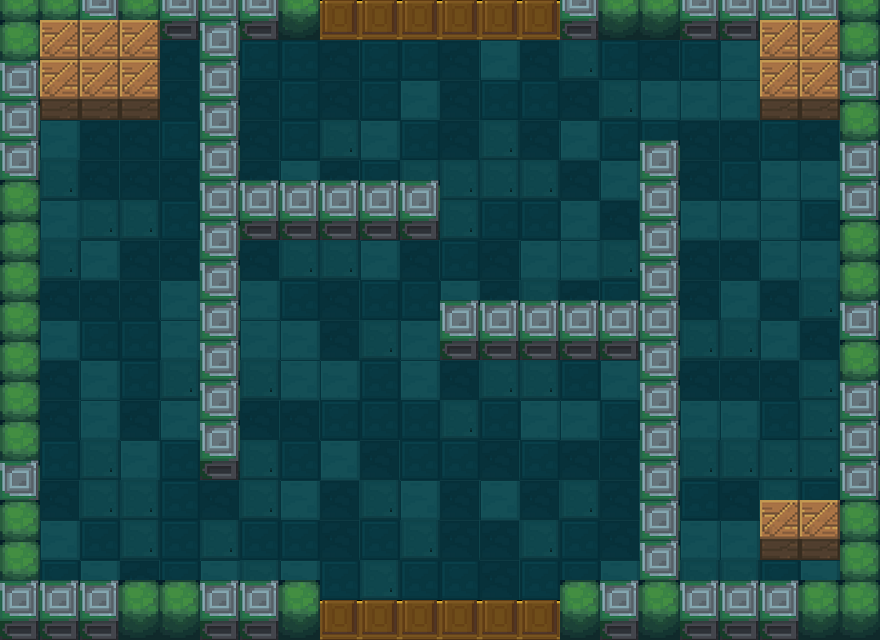

This is a level from a 2D game, rendered from its Tiled map with the project's own tilesets. A one-line summary and the map file follow, with tile-layer data summarised:
An orthogonal 22x16 tile map with 40x40 px tiles, 4 tile layers (floor, exit, roomVerge, box), 1 hidden layer not drawn, 5 tilesets.

<map version="1.0" orientation="orthogonal" renderorder="right-down" width="22" height="16" tilewidth="40" tileheight="40">
 <tileset firstgid="1" name="floors" tilewidth="40" tileheight="40">
  <image source="floors.png" width="160" height="40" />
 </tileset>
 <tileset firstgid="5" name="1" tilewidth="40" tileheight="60">
  <image source="1.png" width="80" height="60" />
 </tileset>
 <tileset firstgid="7" name="meta_tiles" tilewidth="40" tileheight="40">
  <image source="meta_tiles.png" width="280" height="70" />
  <tile id="0">
   <properties>
    <property name="Collidable" value="true" />
   </properties>
  </tile>
 </tileset>
 <tileset firstgid="14" name="上下门（关）" tilewidth="40" tileheight="40">
  <image source="上下门（关）.png" width="40" height="80" />
 </tileset>
 <tileset firstgid="16" name="木箱" tilewidth="40" tileheight="60">
  <image source="木箱.png" width="40" height="60" />
 </tileset>
 <layer name="Meta" width="22" height="16" visible="0">
  <data>[352 cells, 104 non-empty, 1 distinct tile ids]</data>
 </layer>
 <layer name="floor" width="22" height="16">
  <properties>
   <property name="cc_vertexz" value="-500" />
  </properties>
  <data>[352 cells, 280 non-empty, 4 distinct tile ids]</data>
 </layer>
 <layer name="exit" width="22" height="16">
  <properties>
   <property name="cc_vertexz" value="-500" />
  </properties>
  <data>[352 cells, 12 non-empty, 1 distinct tile ids]</data>
 </layer>
 <layer name="roomVerge" width="22" height="16">
  <properties>
   <property name="cc_vertexz" value="automatic" />
  </properties>
  <data>[352 cells, 92 non-empty, 2 distinct tile ids]</data>
 </layer>
 <layer name="box" width="22" height="16">
  <properties>
   <property name="cc_vertexz" value="automatic" />
  </properties>
  <data>[352 cells, 12 non-empty, 1 distinct tile ids]</data>
 </layer>
</map>
